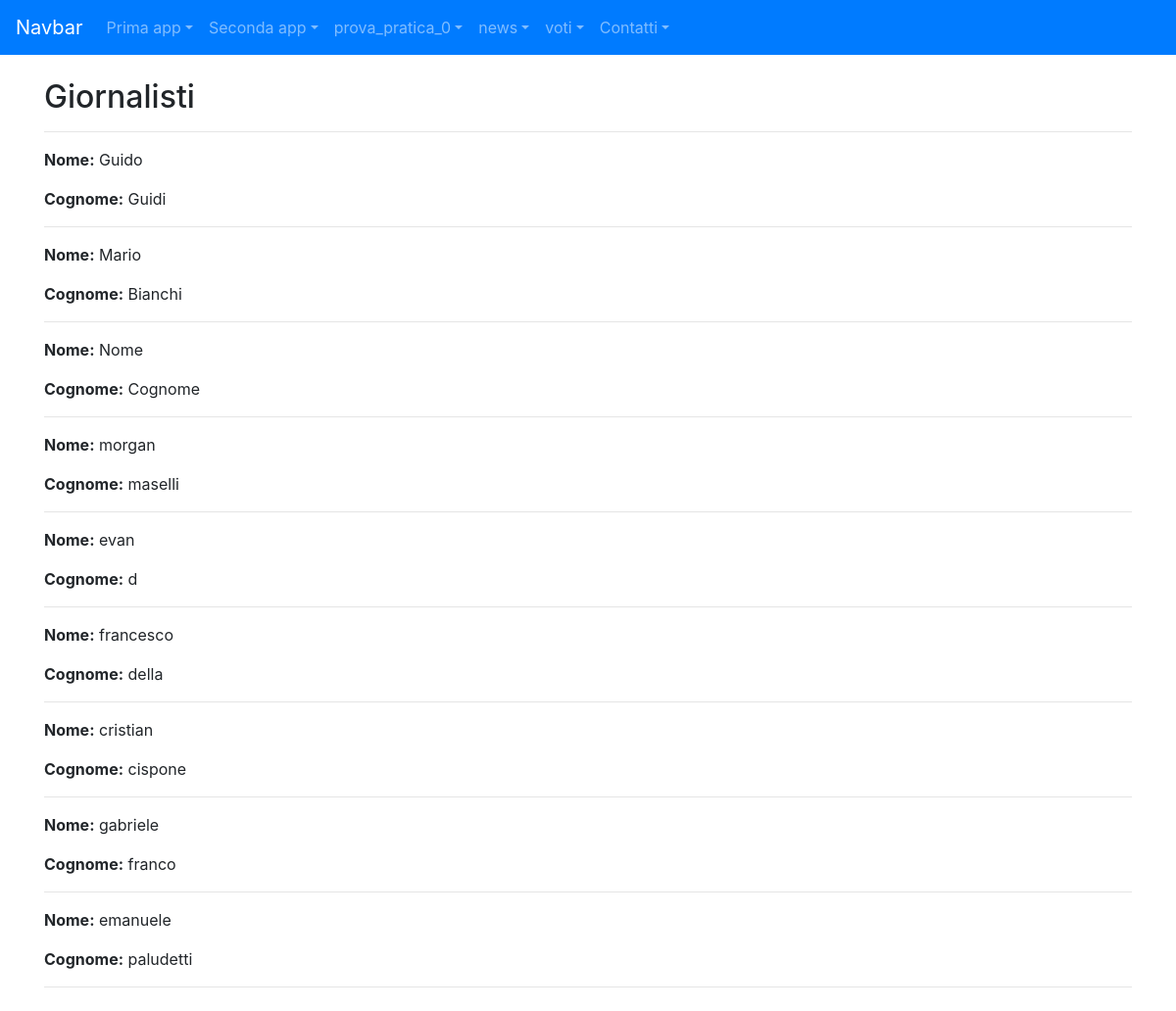
Page /news/giornalista/9 on the earlier database version.
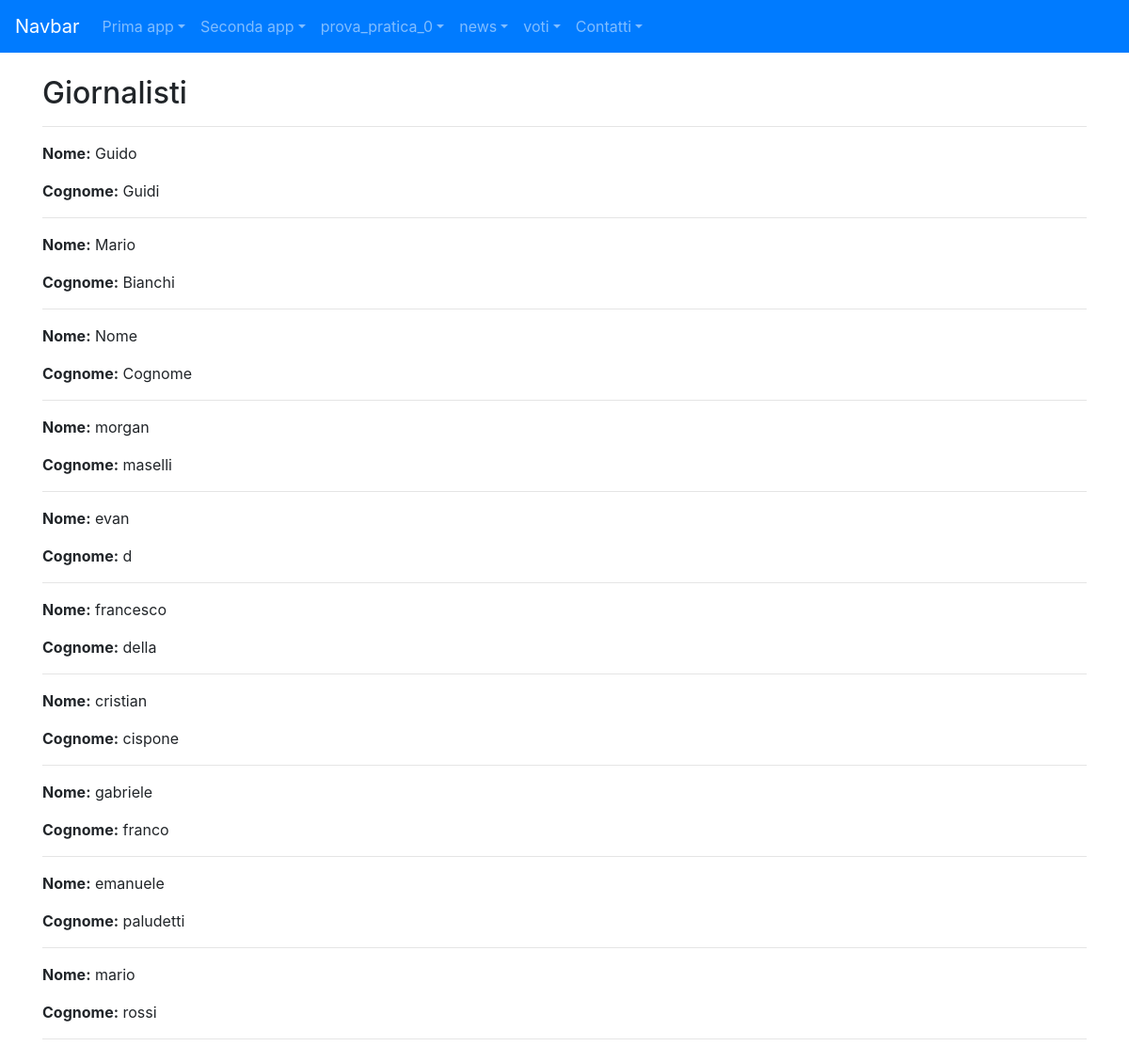
Same page on the later database version.
### news/models.py (models this page shows, shortened)
class Giornalista (models.Model):
    nome = models.CharField(max_length=20)
    cognome = models.CharField(max_length=20)
    anno_di_nascita = models.DateField(blank=True)
    class Meta:
        verbose_name = "Giornalista"
        verbose_name_plural = "Giornalisti"

### news/views.py (the view)
# urls.py: path("giornalista/<int:pk>", giornalistaDetailView, name="giornalista_detail")
def giornalistaDetailView(request, pk=None):
    giornalisti = Giornalista.objects.all()
    context = {"giornalisti": giornalisti}
    return render(request, "giornalista_detail.html", context)

### news/templates/news/giornalista_detail.html
{% extends 'base.html' %}
{% block content %}
    <h2>Giornalisti</h2>
    <hr>
    {% for giornalista in giornalisti %}
        <p><strong>Nome:</strong> {{ giornalista.nome }}</p>
        <p><strong>Cognome:</strong> {{ giornalista.cognome }}</p>
        <hr>
    {% endfor %}
{% endblock content %}

Differences in the rows shown:
added Giornalista: nome "mario", cognome "rossi"
